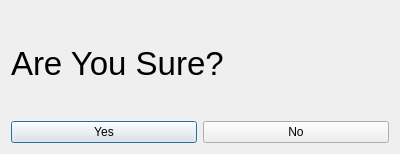
<?xml version="1.0" encoding="UTF-8"?>
<ui version="4.0">
 <class>SureDialog</class>
 <widget class="QDialog" name="SureDialog">
  <property name="geometry">
   <rect>
    <x>0</x>
    <y>0</y>
    <width>400</width>
    <height>154</height>
   </rect>
  </property>
  <property name="windowTitle">
   <string>Dialog</string>
  </property>
  <layout class="QVBoxLayout" name="verticalLayout">
   <item>
    <widget class="QLabel" name="areYouSureLabel">
     <property name="font">
      <font>
       <family>Arial</family>
       <pointsize>25</pointsize>
      </font>
     </property>
     <property name="text">
      <string>Are You Sure?</string>
     </property>
    </widget>
   </item>
   <item>
    <layout class="QHBoxLayout" name="horizontalLayout">
     <item>
      <widget class="QPushButton" name="yesButton">
       <property name="text">
        <string>Yes</string>
       </property>
      </widget>
     </item>
     <item>
      <widget class="QPushButton" name="noButton">
       <property name="text">
        <string>No</string>
       </property>
      </widget>
     </item>
    </layout>
   </item>
  </layout>
 </widget>
 <resources/>
 <connections/>
</ui>
